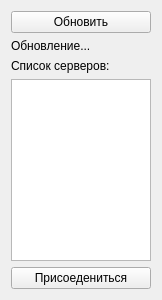
<?xml version="1.0" encoding="UTF-8"?>
<ui version="4.0">
 <class>Form</class>
 <widget class="QWidget" name="Form">
  <property name="geometry">
   <rect>
    <x>0</x>
    <y>0</y>
    <width>162</width>
    <height>300</height>
   </rect>
  </property>
  <property name="maximumSize">
   <size>
    <width>200</width>
    <height>1080</height>
   </size>
  </property>
  <property name="windowTitle">
   <string>RC</string>
  </property>
  <layout class="QVBoxLayout" name="verticalLayout">
   <item>
    <widget class="QPushButton" name="refreshButton">
     <property name="text">
      <string>Обновить</string>
     </property>
    </widget>
   </item>
   <item>
    <widget class="QLabel" name="refreshLabel">
     <property name="text">
      <string>Обновление...</string>
     </property>
    </widget>
   </item>
   <item>
    <widget class="QLabel" name="label">
     <property name="text">
      <string>Список серверов:</string>
     </property>
    </widget>
   </item>
   <item>
    <widget class="QListWidget" name="serverList"/>
   </item>
   <item>
    <widget class="QPushButton" name="connectButton">
     <property name="text">
      <string>Присоедениться</string>
     </property>
    </widget>
   </item>
  </layout>
 </widget>
 <resources/>
 <connections/>
</ui>
